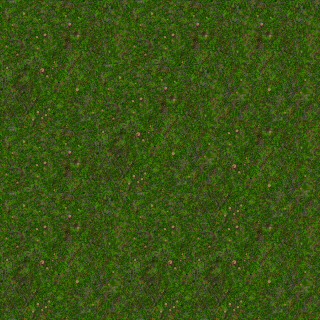

Rendered tile map (Tiled .tmx) drawn with the repository's tilesets; below, a short description and the map source with its tile grids summarised:
An orthogonal 10x10 tile map with 32x32 px tiles, 1 tile layer (Tile Layer 1), 2 tilesets.

<map version="1.0" orientation="orthogonal" width="10" height="10" tilewidth="32" tileheight="32">
 <tileset firstgid="1" name="grass" tilewidth="32" tileheight="32">
  <image source="grass.png" width="128" height="128" />
 </tileset>
 <tileset firstgid="17" name="rocks" tilewidth="32" tileheight="32">
  <image source="rocks.png" width="128" height="128" />
 </tileset>
 <layer name="Tile Layer 1" width="10" height="10">
  <data>[100 cells, 100 non-empty, 16 distinct tile ids]</data>
 </layer>
</map>
